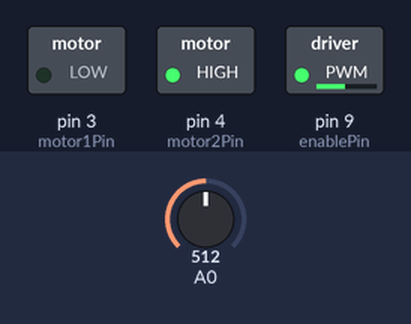
Bench run of a sketch on a simulated Arduino Uno, built with avr-gcc and run on an emulated ATmega328P. Shown: switched loads named in the sketch (green lamp = pin HIGH). The inputs (shaded band) are chosen by the test bench; at power-on: A0 = 512.

Above: at 1.2 s.
1.3 s: A0 set to 716
At 2.3 s:
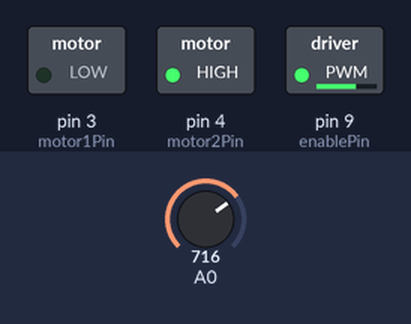
2.8 s: A0 set to 900
At 3.5 s:
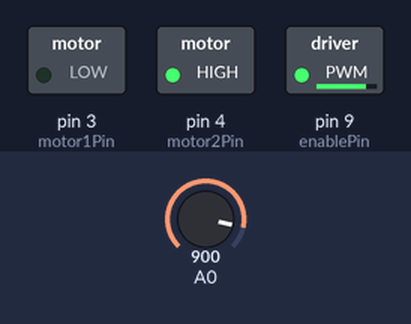
4.3 s: A0 set to 122
At 4.6 s:
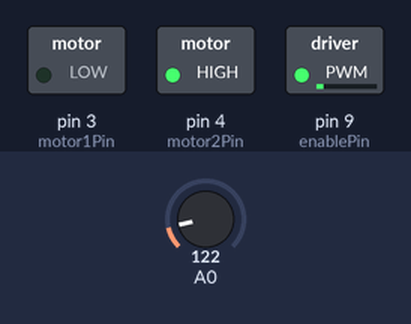
5.8 s: A0 set to 0
At 7.0 s:
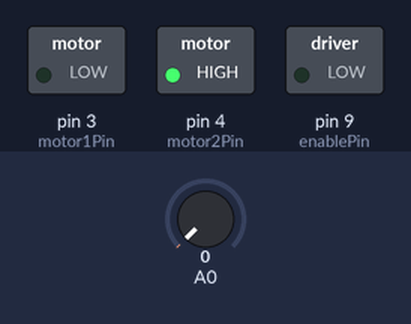
Timing chart, 0 to 8.3 s (numbered marks = the images above; inputs shaded):
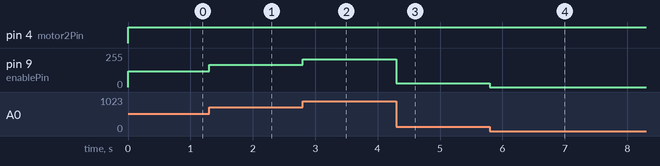

The sketch:

basic_motor.ino
```cpp
const int motor1Pin = 3;    // H-bridge leg 1 (pin 2, 1A)
const int motor2Pin = 4;    // H-bridge leg 2 (pin 7, 2A)
const int enablePin = 9;    // H-bridge enable pin
int power = 0;

void setup() {
  pinMode(motor1Pin, OUTPUT);
  pinMode(motor2Pin, OUTPUT);
//  pinMode(enablePin, OUTPUT);

  // set enablePin high so that motor can turn on:
//  digitalWrite(enablePin, HIGH);
  analogWrite(enablePin, 80);
}

void loop() {
  power = map(analogRead(A0), 0, 1024, 0, 240);
  analogWrite(enablePin, power);
  digitalWrite(motor1Pin, LOW);   // set leg 1 of the H-bridge low
  digitalWrite(motor2Pin, HIGH);  // set leg 2 of the H-bridge high
}
```

Measured:
- after the input at 1.3 s, pin 9 (enablePin): 120/255 → 167/255 at once
- after the input at 2.8 s, pin 9 (enablePin): 167/255 → 210/255 at once
- after the input at 4.3 s, pin 9 (enablePin): 210/255 → 28/255 at once
- after the input at 5.8 s, pin 9 (enablePin): 28/255 → 0/255 at once
